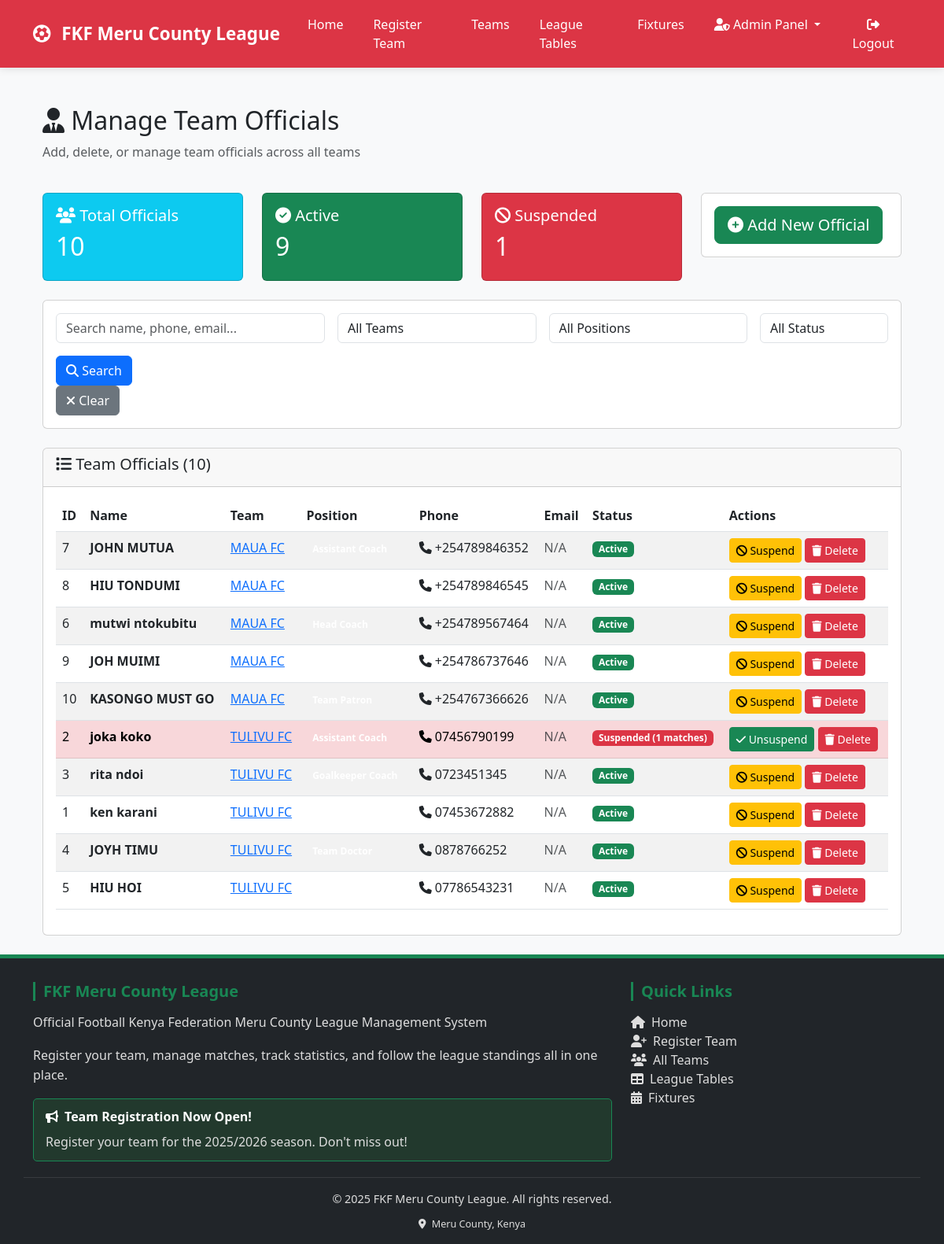
/teams/admin/officials/ (signed in), run on the app's committed database.
### teams/models.py (models this page shows, shortened)
class TeamOfficial(models.Model):
    POSITION_CHOICES = [
        ('head_coach', 'Head Coach'),
        ('assistant_coach', 'Assistant Coach'),
        ('goalkeeper_coach', 'Goalkeeper Coach'),
        ('team_doctor', 'Team Doctor'),
        ('team_patron', 'Team Patron'),
    ]
    team = models.ForeignKey(
        Team,
        on_delete=models.CASCADE,
        related_name='officials'
    )
    position = models.CharField(max_length=20, choices=POSITION_CHOICES)
    full_name = models.CharField(max_length=200)
    id_number = models.CharField(max_length=20)
    phone_number = models.CharField(max_length=20)
    caf_license_number = models.CharField(
        max_length=50,
        blank=True,
        verbose_name="CAF License Number",
        help_text="Required for coaches"
    )
    license_expiry_date = models.DateField(
        blank=True,
        null=True,
        verbose_name="License Expiry Date"
    )
    photo = models.ImageField(
        upload_to='official_photos/',
        blank=True,
        null=True
    )
    registration_date = models.DateTimeField(auto_now_add=True)
    is_suspended = models.BooleanField(default=False)
    suspension_reason = models.TextField(blank=True, help_text="Reason for suspension")
    suspension_matches = models.IntegerField(default=0, help_text="Number of matches suspended")
    suspension_end = models.DateField(null=True, blank=True)
    class Meta:
        ordering = ['team', 'position']
        unique_together = ['team', 'position']

class Team(models.Model):
    STATUS_CHOICES = [
        ('pending', 'Pending'),
        ('approved', 'Approved'),
        ('rejected', 'Rejected'),
        ('suspended', 'Suspended'),
    ]
    team_name = models.CharField(max_length=200, unique=True)
    team_code = models.CharField(max_length=20, unique=True, blank=True)
    logo = models.ImageField(upload_to='team_logos/', blank=True, null=True)
    location = models.CharField(max_length=200)
    home_ground = models.CharField(max_length=200)
    map_location = models.URLField(blank=True)
    latitude = models.DecimalField(max_digits=9, decimal_places=6, blank=True, null=True)
    longitude = models.DecimalField(max_digits=9, decimal_places=6, blank=True, null=True)
    contact_person = models.CharField(max_length=100)
    phone_number = models.CharField(
        max_length=13,
        unique=True,
        validators=[validate_kenya_phone],
        help_text="Must be +254 followed by 9 digits (e.g., +254712345678)"
    )
    email = models.EmailField(blank=True, unique=True)
    zone = models.ForeignKey(Zone, on_delete=models.SET_NULL, null=True, blank=True)
    status = models.CharField(max_length=20, choices=STATUS_CHOICES, default='pending')
    manager = models.ForeignKey(
        settings.AUTH_USER_MODEL,
        on_delete=models.SET_NULL,
        null=True,
        blank=True,
        related_name='managed_teams'
    )
    payment_status = models.BooleanField(default=False)
    payment_date = models.DateField(blank=True, null=True)
    home_jersey_color = models.CharField(max_length=50, blank=True, default='#dc3545')
    home_shorts_color = models.CharField(max_length=50, blank=True, default='#ffffff')
    home_socks_color = models.CharField(max_length=50, blank=True, default='#dc3545')
    away_jersey_color = models.CharField(max_length=50, blank=True, default='#ffffff')
    away_shorts_color = models.CharField(max_length=50, blank=True, default='#dc3545')
    away_socks_color = models.CharField(max_length=50, blank=True, default='#ffffff')
    third_jersey_color = models.CharField(max_length=50, blank=True)
    third_shorts_color = models.CharField(max_length=50, blank=True)
    third_socks_color = models.CharField(max_length=50, blank=True)
    gk_home_jersey_color = models.CharField(max_length=50, blank=True, default='#28a745')
    gk_home_shorts_color = models.CharField(max_length=50, blank=True, default='#28a745')
    gk_home_socks_color = models.CharField(max_length=50, blank=True, default='#28a745')
    gk_away_jersey_color = models.CharField(max_length=50, blank=True, default='#ffc107')
    gk_away_shorts_color = models.CharField(max_length=50, blank=True, default='#ffc107')
    gk_away_socks_color = models.CharField(max_length=50, blank=True, default='#ffc107')
    gk_third_jersey_color = models.CharField(max_length=50, blank=True)
    gk_third_shorts_color = models.CharField(max_length=50, blank=True)
    gk_third_socks_color = models.CharField(max_length=50, blank=True)
    kit_colors_set = models.BooleanField(default=False)
    kit_setup_prompt_shown = models.BooleanField(default=False)
    home_kit_image = models.ImageField(upload_to='kit_images/', blank=True, null=True,
                                      help_text="Upload home kit design/image")
    away_kit_image = models.ImageField(upload_to='kit_images/', blank=True, null=True,
                                      help_text="Upload away kit design/image")
    third_kit_image = models.ImageField(upload_to='kit_images/', blank=True, null=True,
                                       help_text="Upload third kit design/image")
    gk_home_kit_image = models.ImageField(upload_to='kit_images/', blank=True, null=True,
                                         help_text="Upload GK home kit design/image")
    gk_away_kit_image = models.ImageField(upload_to='kit_images/', blank=True, null=True,
                                         help_text="Upload GK away kit design/image")
    gk_third_kit_image = models.ImageField(upload_to='kit_images/', blank=True, null=True,
                                          help_text="Upload GK third kit design/image")
    registration_date = models.DateTimeField(auto_now_add=True)
    class Meta:
        ordering = ['team_name']

### teams/views.py (the view)
# urls.py: path('admin/officials/', views.admin_manage_officials, name='admin_manage_officials'),
@login_required
@user_passes_test(admin_or_league_manager_required)
def admin_manage_officials(request):
    search_query = request.GET.get('search', '')
    team_filter = request.GET.get('team', '')
    position_filter = request.GET.get('position', '')
    status_filter = request.GET.get('status', '')
    officials = TeamOfficial.objects.select_related('team').all()
    if search_query:
        officials = officials.filter(
            models.Q(full_name__icontains=search_query) |
            models.Q(phone_number__icontains=search_query) |
            models.Q(email__icontains=search_query)
        )
    if team_filter:
        officials = officials.filter(team_id=team_filter)
    if position_filter:
        officials = officials.filter(position=position_filter)
    if status_filter:
        if status_filter == 'suspended':
            officials = officials.filter(is_suspended=True)
        elif status_filter == 'active':
            officials = officials.filter(is_suspended=False)
    officials = officials.order_by('team__team_name', 'position')
    teams = Team.objects.filter(status='approved').order_by('team_name')
    total_officials = TeamOfficial.objects.count()
    suspended_officials = TeamOfficial.objects.filter(is_suspended=True).count()
    active_officials = total_officials - suspended_officials
    context = {
        'officials': officials,
        'teams': teams,
        'search_query': search_query,
        'team_filter': team_filter,
        'position_filter': position_filter,
        'status_filter': status_filter,
        'position_choices': TeamOfficial.POSITION_CHOICES,
        'total_officials': total_officials,
        'suspended_officials': suspended_officials,
        'active_officials': active_officials,
    }
    return render(request, 'teams/admin_manage_officials.html', context)

### teams/views.py (called while the page is built)
def admin_or_league_manager_required(user):
    return user.is_staff or user.groups.filter(name='League Admin').exists()

### templates/teams/admin_manage_officials.html (shortened to what this page needs)
{% extends 'base.html' %}
{% block content %}
<div class="container-fluid mt-4">
    <div class="row mb-4">
        <div class="col-md-12">
            <h2><i class="fas fa-user-tie"></i> Manage Team Officials</h2>
            <p class="text-muted">Add, delete, or manage team officials across all teams</p>
        </div>
    </div>
    <div class="row mb-4">
        <div class="col-md-3">
            <div class="card bg-info text-white">
                <div class="card-body">
                    <h5><i class="fas fa-users"></i> Total Officials</h5>
                    <h2>{{ total_officials }}</h2>
                </div>
            </div>
        </div>
        <div class="col-md-3">
            <div class="card bg-success text-white">
                <div class="card-body">
                    <h5><i class="fas fa-check-circle"></i> Active</h5>
                    <h2>{{ active_officials }}</h2>
                </div>
            </div>
        </div>
        <div class="col-md-3">
            <div class="card bg-danger text-white">
                <div class="card-body">
                    <h5><i class="fas fa-ban"></i> Suspended</h5>
                    <h2>{{ suspended_officials }}</h2>
                </div>
            </div>
        </div>
        <div class="col-md-3">
            <div class="card">
                <div class="card-body">
                    <a href="{% url 'teams:admin_add_official' %}" class="btn btn-success btn-lg">
                        <i class="fas fa-plus-circle"></i> Add New Official
                    </a>
                </div>
            </div>
        </div>
    </div>
    <div class="card mb-4">
        <div class="card-body">
            <form method="get" class="row g-3">
                <div class="col-md-4">
                    <input type="text" name="search" class="form-control" placeholder="Search name, phone, email..." value="{{ search_query }}">
                </div>
                <div class="col-md-3">
                    <select name="team" class="form-control">
                        <option value="">All Teams</option>
                    </select>
                </div>
                <div class="col-md-3">
                    <select name="position" class="form-control">
                        <option value="">All Positions</option>
                    </select>
                </div>
                <div class="col-md-2">
                    <select name="status" class="form-control">
                        <option value="">All Status</option>
                    </select>
                </div>
                <div class="col-md-2">
                    <button type="submit" class="btn btn-primary me-2"><i class="fas fa-search"></i> Search</button>
                    <a href="{% url 'teams:admin_manage_officials' %}" class="btn btn-secondary"><i class="fas fa-times"></i> Clear</a>
                </div>
            </form>
        </div>
    </div>
    <div class="card">
        <div class="card-header">
            <h5><i class="fas fa-list"></i> Team Officials ({{ officials.count }})</h5>
        </div>
        <div class="card-body">
            {% if officials %}
            <div class="table-responsive">
                <table class="table table-hover table-striped">
                    <thead class="thead-dark">
                        <tr>
                            <th>ID</th>
                            <th>Name</th>
                            <th>Team</th>
                            <th>Position</th>
                            <th>Phone</th>
                            <th>Email</th>
                            <th>Status</th>
                            <th>Actions</th>
                        </tr>
                    </thead>
                    <tbody>
                        {% for official in officials %}
                        <tr {% if official.is_suspended %}class="table-danger"{% endif %}>
                            <td>{{ official.id }}</td>
                            <td><strong>{{ official.full_name }}</strong></td>
                            <td>
                                <a href="{% url 'teams:team_detail' official.team.id %}">
                                    {{ official.team.team_name }}
                                </a>
                            </td>
                            <td><span class="badge badge-info">{{ official.get_position_display }}</span></td>
                            <td><i class="fas fa-phone"></i> {{ official.phone_number }}</td>
                            <td>
                                {% if official.email %}
                                    <i class="fas fa-envelope"></i> {{ official.email }}
                                {% else %}
                                    <span class="text-muted">N/A</span>
                                {% endif %}
                            </td>
                            <td>
                                {% if official.is_suspended %}
                                    <span class="badge bg-danger" title="{{ official.suspension_reason }}">
                                        Suspended ({{ official.suspension_matches }} matches)
                                    </span>
                                {% else %}
                                    <span class="badge bg-success">Active</span>
                                {% endif %}
                            </td>
                            <td>
                                {% if official.is_suspended %}
                                    <a href="{% url 'teams:admin_unsuspend_official' official.id %}" class="btn btn-sm btn-success" title="Unsuspend">
                                        <i class="fas fa-check"></i> Unsuspend
                                    </a>
                                {% else %}
                                    <a href="{% url 'teams:admin_suspend_official' official.id %}" class="btn btn-sm btn-warning" title="Suspend">
                                        <i class="fas fa-ban"></i> Suspend
                                    </a>
                                {% endif %}
                                <a href="{% url 'teams:admin_delete_official' official.id %}" class="btn btn-sm btn-danger"
                                   title="Delete" onclick="return confirm('Delete {{ official.full_name }}?')">
                                    <i class="fas fa-trash"></i> Delete
                                </a>
                            </td>
                        </tr>
                        {% endfor %}
                    </tbody>
                </table>
            </div>
            {% else %}
            <div class="alert alert-info">
                <i class="fas fa-info-circle"></i> No officials found.
                <a href="{% url 'teams:admin_add_official' %}" class="alert-link">Add your first official</a>
            </div>
            {% endif %}
        </div>
    </div>
</div>
{% endblock %}

### static/css/app.css (style rules this page uses)
:root { --fkf-primary: #dc3545; --fkf-accent: #198754; }
body { -webkit-font-smoothing: antialiased; -moz-osx-font-smoothing: grayscale; }

### templates/base.html (style rules this page uses)
:root { --primary-red: #DC3545; --primary-green: #198754; --primary-white: #FFFFFF; --primary-black: #212529; --hover-green: #28a745; }
body { font-family: 'Segoe UI', Tahoma, Geneva, Verdana, sans-serif; background-color: #f8f9fa; display: flex; flex-direction: column; min-height: 100vh; margin: 0; padding: 0; }

### data on the page
TeamOfficial: id "7", full_name "JOHN MUTUA", team.team_name "MAUA FC", phone_number "+254789846352", is_suspended "Active"
TeamOfficial: id "8", full_name "HIU TONDUMI", team.team_name "MAUA FC", phone_number "+254789846545", is_suspended "Active"
TeamOfficial: id "6", full_name "mutwi ntokubitu", team.team_name "MAUA FC", phone_number "+254789567464", is_suspended "Active"
TeamOfficial: id "9", full_name "JOH MUIMI", team.team_name "MAUA FC", phone_number "+254786737646", is_suspended "Active"
TeamOfficial: id "10", full_name "KASONGO MUST GO", team.team_name "MAUA FC", phone_number "+254767366626", is_suspended "Active"
TeamOfficial: id "2", full_name "joka koko", team.team_name "TULIVU FC", position "Assistant Coach", phone_number "07456790199", suspension_matches "1", is_suspended True (drawn)
TeamOfficial: id "3", full_name "rita ndoi", team.team_name "TULIVU FC", phone_number "0723451345", is_suspended "Active"
TeamOfficial: id "1", full_name "ken karani", team.team_name "TULIVU FC", phone_number "07453672882", is_suspended "Active"
TeamOfficial: id "4", full_name "JOYH TIMU", team.team_name "TULIVU FC", phone_number "0878766252", is_suspended "Active"
TeamOfficial: id "5", full_name "HIU HOI", team.team_name "TULIVU FC", phone_number "07786543231", is_suspended "Active"

### other printed values
{{ total_officials }} "10"
{{ active_officials }} "9"
{{ suspended_officials }} "1"
{{ officials.count }} "10"
